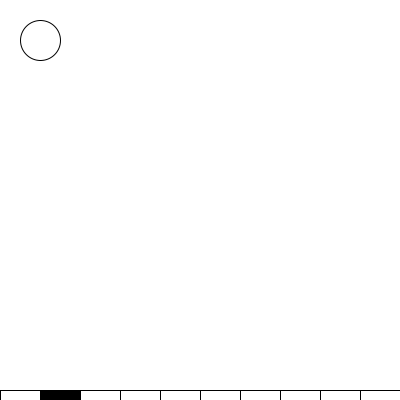
Frame 1 (no input)
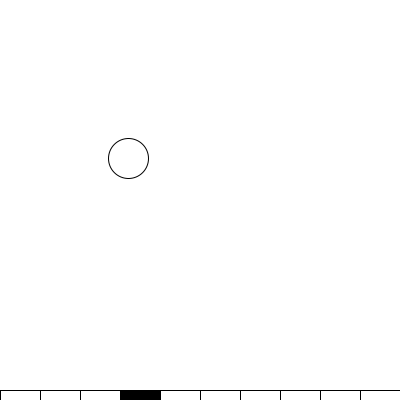
Frame 60 (the mouse pressed at the canvas centre just before this capture)
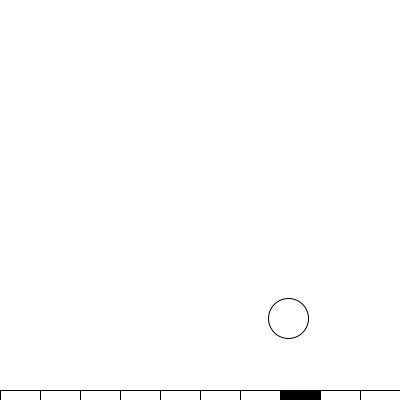
Frame 120 (the mouse held since frame 60 and released just before this capture)

The Processing sketch that drew these frames (run headless with seeded random() and noise(); from frame 60 on, the mouse is pressed at the canvas centre):

// Processing sketch: ControlBall
// ── ControlBall.pde
// Session 2 completed example: the checkpoint plus both independent extensions.
// Click to place the ball. Press f for faster, s for slower, p to pause.

float x = 40;
float y = 40;
float xSpeed = 1.5;
float ySpeed = 2;
boolean paused = false;

void setup() {
  size(400, 400);
}

void draw() {
  background(255);

  int col = int(x / 40);
  for (int i = 0; i < 10; i++) {
    if (i == col) {
      fill(0);
    } else {
      fill(255);
    }
    rect(i * 40, 390, 40, 10);
  }

  fill(255);
  circle(x, y, 40);

  if (!paused) {
    x = x + xSpeed;
    y = y + ySpeed;
    if (x > width - 20 || x < 20) {
      xSpeed = -xSpeed;
    }
    if (y > height - 20 || y < 20) {
      ySpeed = -ySpeed;
    }
  }
}

void keyPressed() {
  if (key == 'p') {
    paused = !paused;
  } else if (key == 'f') {
    xSpeed = xSpeed * 2;
    ySpeed = ySpeed * 2;
  } else if (key == 's') {
    xSpeed = xSpeed / 2;
    ySpeed = ySpeed / 2;
  }
}

void mousePressed() {
  x = constrain(mouseX, 20, width - 20);
  y = constrain(mouseY, 20, height - 20);
}
